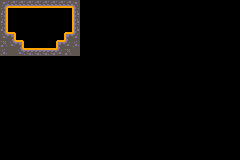

This game map was drawn from its Tiled (.tmx) file and the tilesets committed beside it. A one-line description and the full map source follow:
An orthogonal 30x20 tile map with 8x8 px tiles, 1 tile layer (Tile Layer 1).

<map version="1.10" tiledversion="1.12.1" orientation="orthogonal" renderorder="right-down" width="30" height="20" tilewidth="8" tileheight="8" infinite="0" nextlayerid="2" nextobjectid="1">
 <tileset firstgid="1" source="tilesets/tilemap_packed.tsx" />
 <layer id="1" name="Tile Layer 1" width="30" height="20">
  <data encoding="csv">
4,5,5,5,5,5,5,5,5,6,0,0,0,0,0,0,0,0,0,0,0,0,0,0,0,0,0,0,0,0,
19,0,0,0,0,0,0,0,0,21,0,0,0,0,0,0,0,0,0,0,0,0,0,0,0,0,0,0,0,0,
19,0,0,0,0,0,0,0,0,21,0,0,0,0,0,0,0,0,0,0,0,0,0,0,0,0,0,0,0,0,
19,0,0,0,0,0,0,0,0,21,0,0,0,0,0,0,0,0,0,0,0,0,0,0,0,0,0,0,0,0,
34,65,0,0,0,0,0,0,64,36,0,0,0,0,0,0,0,0,0,0,0,0,0,0,0,0,0,0,0,0,
33,34,65,0,0,0,0,64,36,18,0,0,0,0,0,0,0,0,0,0,0,0,0,0,0,0,0,0,0,0,
18,3,34,35,35,35,35,36,33,3,0,0,0,0,0,0,0,0,0,0,0,0,0,0,0,0,0,0,0,0,
0,0,0,0,0,0,0,0,0,0,0,0,0,0,0,0,0,0,0,0,0,0,0,0,0,0,0,0,0,0,
0,0,0,0,0,0,0,0,0,0,0,0,0,0,0,0,0,0,0,0,0,0,0,0,0,0,0,0,0,0,
0,0,0,0,0,0,0,0,0,0,0,0,0,0,0,0,0,0,0,0,0,0,0,0,0,0,0,0,0,0,
0,0,0,0,0,0,0,0,0,0,0,0,0,0,0,0,0,0,0,0,0,0,0,0,0,0,0,0,0,0,
0,0,0,0,0,0,0,0,0,0,0,0,0,0,0,0,0,0,0,0,0,0,0,0,0,0,0,0,0,0,
0,0,0,0,0,0,0,0,0,0,0,0,0,0,0,0,0,0,0,0,0,0,0,0,0,0,0,0,0,0,
0,0,0,0,0,0,0,0,0,0,0,0,0,0,0,0,0,0,0,0,0,0,0,0,0,0,0,0,0,0,
0,0,0,0,0,0,0,0,0,0,0,0,0,0,0,0,0,0,0,0,0,0,0,0,0,0,0,0,0,0,
0,0,0,0,0,0,0,0,0,0,0,0,0,0,0,0,0,0,0,0,0,0,0,0,0,0,0,0,0,0,
0,0,0,0,0,0,0,0,0,0,0,0,0,0,0,0,0,0,0,0,0,0,0,0,0,0,0,0,0,0,
0,0,0,0,0,0,0,0,0,0,0,0,0,0,0,0,0,0,0,0,0,0,0,0,0,0,0,0,0,0,
0,0,0,0,0,0,0,0,0,0,0,0,0,0,0,0,0,0,0,0,0,0,0,0,0,0,0,0,0,0,
0,0,0,0,0,0,0,0,0,0,0,0,0,0,0,0,0,0,0,0,0,0,0,0,0,0,0,0,0,0
</data>
 </layer>
</map>
